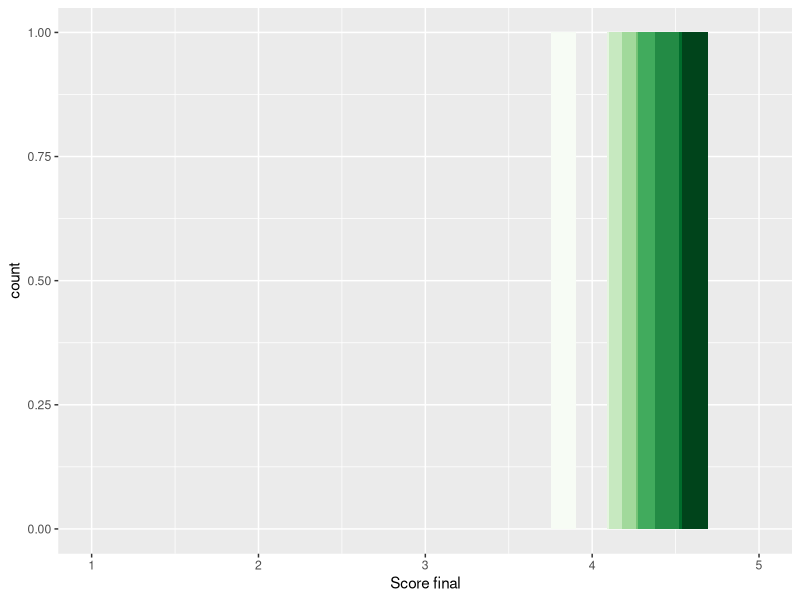

Write the R code that produced this figure. (Note: this script raises an error after producing the figure.)
## ---- chunk 1
knitr::opts_chunk$set(echo = TRUE)

library(tidyverse)

dados <- read_csv("base de dados.csv")

dados[is.na(dados)] <- 0

dados$score <- apply(dados[3:88], 1, mean)

dados <- dados %>% 
  mutate(rank = min_rank(dados$score))
## ---- chunk 2

ggplot(dados, aes(x = dados$score, fill = as.factor(dados$rank))) +
  geom_bar(width = 0.15) +
  theme_gray() +
  scale_fill_brewer(palette = 'Greens') +
  scale_x_continuous('Score final', limits = c(1, 5)) +
  theme(legend.position="none")

## ---- chunk 3
inputPanel(
  selectInput("n_breaks", label = "Number of bins:",
              choices = c(10, 20, 35, 50), selected = 20),
  
  sliderInput("bw_adjust", label = "Bandwidth adjustment:",
              min = 0.2, max = 2, value = 1, step = 0.2)
)

renderPlot({
  hist(faithful$eruptions, probability = TRUE, breaks = as.numeric(input$n_breaks),
       xlab = "Duration (minutes)", main = "Geyser eruption duration")
  
  dens <- density(faithful$eruptions, adjust = input$bw_adjust)
  lines(dens, col = "blue")
})
## ---- chunk 4
shinyAppDir(
  system.file("examples/06_tabsets", package = "shiny"),
  options = list(
    width = "100%", height = 550
  )
)
